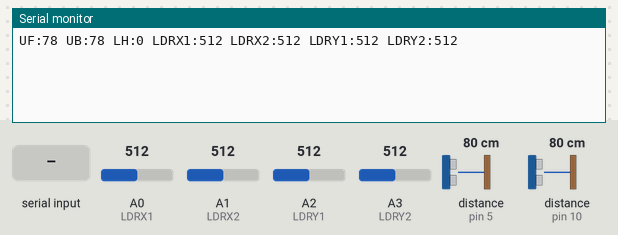
Bench run of a sketch on a simulated Arduino Uno, built with avr-gcc and run on an emulated ATmega328P. Parts: the last lines printed to the serial monitor. Wiring (inferred from the names in the program): 2 × ultrasonic range finder: trigger pin 6, echo pin 5 / trigger pin 11, echo pin 10. Inputs (shaded band) come from the test bench; at power-on: distance to the obstacle (sensors on pin 5, pin 10) 80 cm, A0 (LDRX1) = 512, A1 (LDRX2) = 512, A2 (LDRY1) = 512, A3 (LDRY2) = 512. The echo pulse lasts 58.3 µs per cm.

Above: at 1.3 s.
1.4 s: "1\n" received over Serial
At 1.9 s:
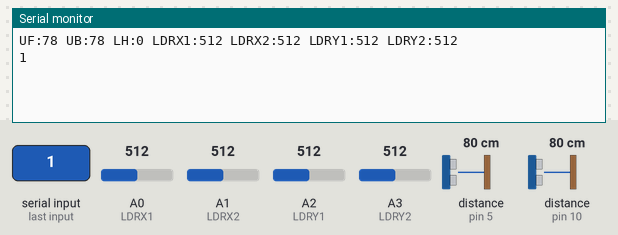
3.0 s: distance to the obstacle (sensor on pin 5) set to 2 cm
At 3.8 s:
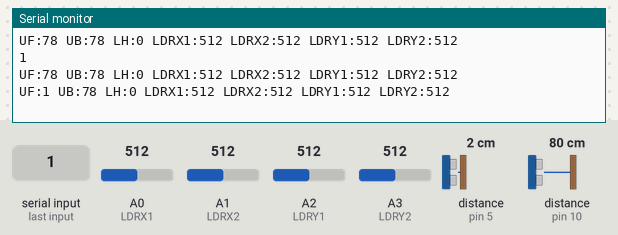
4.5 s: distance to the obstacle (sensor on pin 10) set to 2 cm
At 5.8 s:
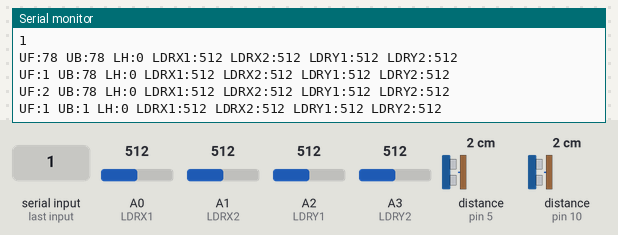
6.0 s: A0 (LDRX1) set to 716
At 6.8 s:
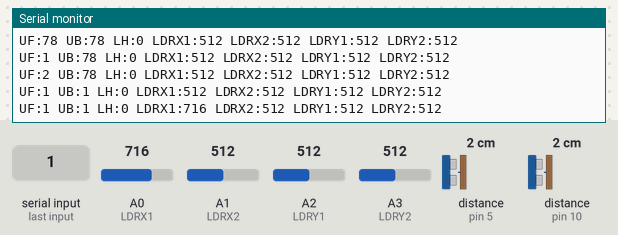
7.5 s: A1 (LDRX2) set to 716
At 8.8 s:
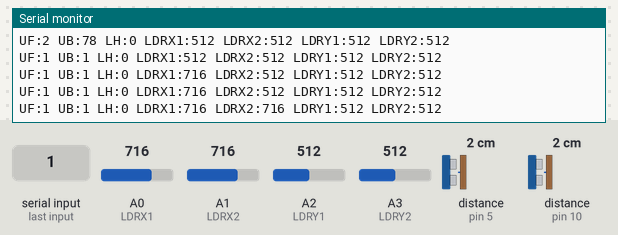
9.0 s: A2 (LDRY1) set to 716
At 9.6 s:
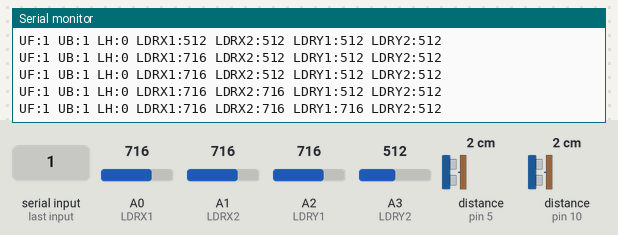
Timing chart, 0 to 11.5 s (numbered marks = the images above; inputs shaded):
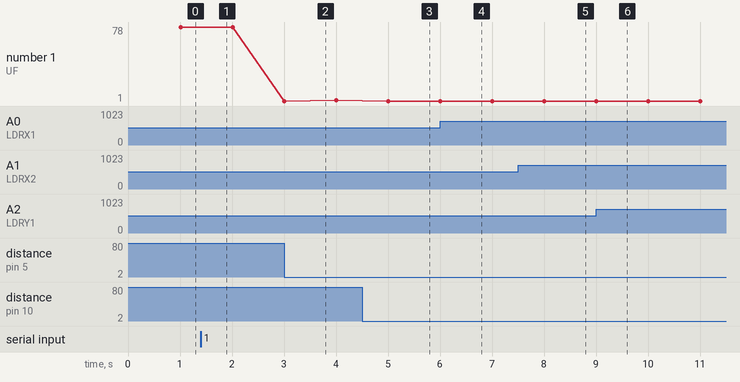

Measured:
- after the input at 1.4 s, the serial monitor: prints a new line after 0.10 s (image 1)
- after the input at 3.0 s, the serial monitor: prints a new line at once (image 2)
- after the input at 4.5 s, the serial monitor: prints a new line after 0.50 s (image 3)
- after the input at 6.0 s, the serial monitor: prints a new line at once (image 4)
- after the input at 7.5 s, the serial monitor: prints a new line after 0.50 s (image 5)
- after the input at 9.0 s, the serial monitor: prints a new line at once (image 6)

The sketch:

arduino_r3.ino
```cpp
// Sensores de proximidad
int HCSR_FrontalEcho = 5;
int HCSR_FrontalTrigger = 6;
int HCSR_TraseroEcho = 10;
int HCSR_TraseroTrigger = 11;

// Fotoresistencias
int LDRX1 = A0;
int LDRX2 = A1;
int LDRY1 = A2;
int LDRY2 = A3;

// Sensor de humedad
int SensorHumedad = A4;
bool humedadActiva = false;  // Flag para controlar el sensor de humedad

// Variables de tiempo para cada sensor
unsigned long previousMillisUltrasonidoFrontal = 0;
unsigned long previousMillisUltrasonidoTrasero = 0;
unsigned long previousMillisLDR = 0;
unsigned long previousMillisHumedad = 0;
unsigned long previousMillisEnviar = 0;
unsigned long previousMillisRecepcion = 0;

const long intervalUltrasonidoFrontal = 500;
const long intervalUltrasonidoTrasero = 500;
const long intervalLDR = 1000;
const long intervalHumedad = 500;
const long intervalRecepcion = 500;
const long intervalEnviar = 1000;

long DistanciaFrontal = 0;
long DistanciaTrasera = 0;
int LecturaHumedad = 0;
int LDRX1Value = 0;
int LDRX2Value = 0;
int LDRY1Value = 0;
int LDRY2Value = 0;

void setup() {
  Serial.begin(9600);

  pinMode(HCSR_FrontalTrigger, OUTPUT);
  pinMode(HCSR_FrontalEcho, INPUT);
  pinMode(HCSR_TraseroTrigger, OUTPUT);
  pinMode(HCSR_TraseroEcho, INPUT);

  pinMode(LDRX1, INPUT);
  pinMode(LDRX2, INPUT);
  pinMode(LDRY1, INPUT);
  pinMode(LDRY2, INPUT);

  pinMode(SensorHumedad, INPUT);
}

void loop() {
  unsigned long currentMillis = millis();
  // Leer datos recibidos desde el ESP32 de manera asíncrona cada 1 segundo
  if (currentMillis - previousMillisRecepcion >= intervalRecepcion) {
    previousMillisRecepcion = currentMillis;
    if (Serial.available()) {
      String datosRecibidos = Serial.readStringUntil('\n');  // Lee datos hasta el salto de línea
      //Serial.println(datosRecibidos);
      String Humedad_Obtenida_esp32 = datosRecibidos;
      Serial.println(Humedad_Obtenida_esp32);
    }
  }

  // Leer el sensor de ultrasonido frontal cada 1 segundo
  if (currentMillis - previousMillisUltrasonidoFrontal >= intervalUltrasonidoFrontal) {
    previousMillisUltrasonidoFrontal = currentMillis;
    DistanciaFrontal = leerUltrasonido(HCSR_FrontalTrigger, HCSR_FrontalEcho);
  }

  // Leer el sensor de ultrasonido trasero cada 1 segundo
  if (currentMillis - previousMillisUltrasonidoTrasero >= intervalUltrasonidoTrasero) {
    previousMillisUltrasonidoTrasero = currentMillis;
    DistanciaTrasera = leerUltrasonido(HCSR_TraseroTrigger, HCSR_TraseroEcho);
  }

  // Leer las fotoresistencias cada 1 segundo
  if (currentMillis - previousMillisLDR >= intervalLDR) {
    previousMillisLDR = currentMillis;
    leerLDRs();
  }

  // Leer el sensor de humedad cada 1 segundo (solo si está activo)
  if (humedadActiva && (currentMillis - previousMillisHumedad >= intervalHumedad)) {
    previousMillisHumedad = currentMillis;
    int LecturaHumedad = analogRead(SensorHumedad);
  }


  // enviar los datos al ESP32 cada 1 segundo
  if (currentMillis - previousMillisEnviar >= intervalEnviar) {
    previousMillisEnviar = currentMillis;
    Serial.println("UF:" + String(DistanciaFrontal) + " UB:" + String(DistanciaTrasera) + " LH:" + String(LecturaHumedad) + " LDRX1:" + String(LDRX1Value) + " LDRX2:" + String(LDRX2Value) + " LDRY1:" + String(LDRY1Value) + " LDRY2:" + String(LDRY2Value));
  }
}

// Función para leer la distancia de un sensor de ultrasonido
long leerUltrasonido(int triggerPin, int echoPin) {
  digitalWrite(triggerPin, LOW);
  delayMicroseconds(2);
  digitalWrite(triggerPin, HIGH);
  delayMicroseconds(10);
  digitalWrite(triggerPin, LOW);

  long duracion = pulseIn(echoPin, HIGH);
  long distancia = duracion * 0.034 / 2;

  return distancia;
}

// Función para leer las fotoresistencias (LDRs)
void leerLDRs() {
  LDRX1Value = analogRead(LDRX1);
  LDRX2Value = analogRead(LDRX2);
  LDRY1Value = analogRead(LDRY1);
  LDRY2Value = analogRead(LDRY2);
}
```
